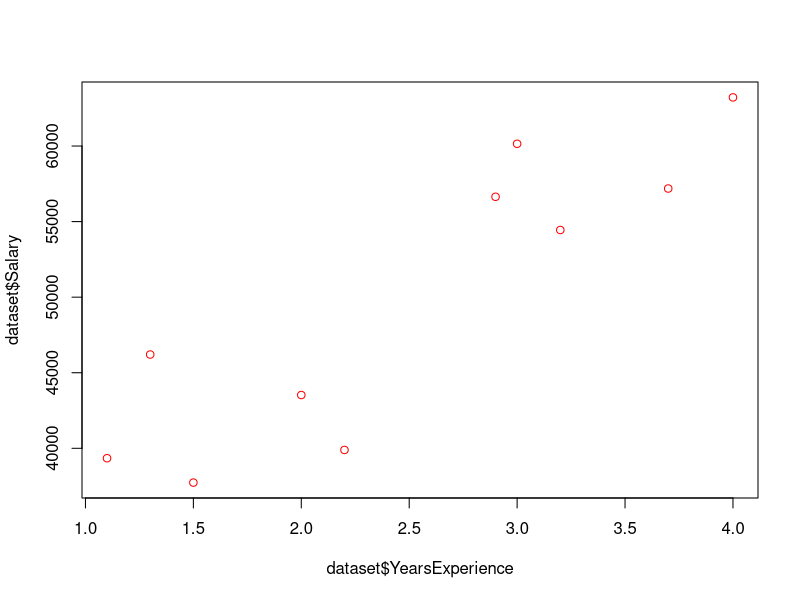
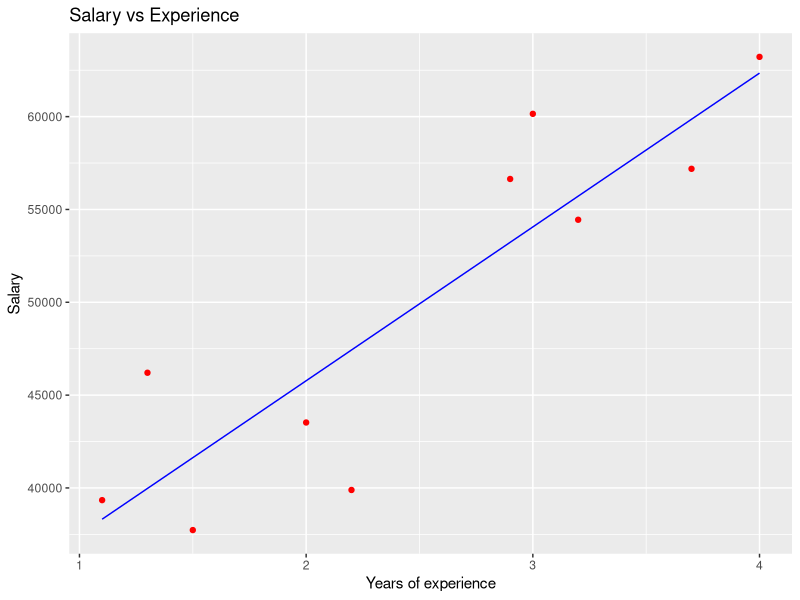

Generate these figures, in order, with R:
dataset <- read.csv("regression_data.csv")

plot(dataset$YearsExperience, dataset$Salary, col="red")

model <- lm(Salary ~ YearsExperience, data=dataset)

install.packages("ggplot2")

library(ggplot2)
ggplot() +
  geom_point(aes(x = dataset$YearsExperience, y = dataset$Salary), colour = 'red') +
  geom_line(aes(x = dataset$YearsExperience, y = predict(model, newdata = dataset)), colour = 'blue') +
  ggtitle('Salary vs Experience') +
  xlab('Years of experience') +
  ylab('Salary')

summary(model)


